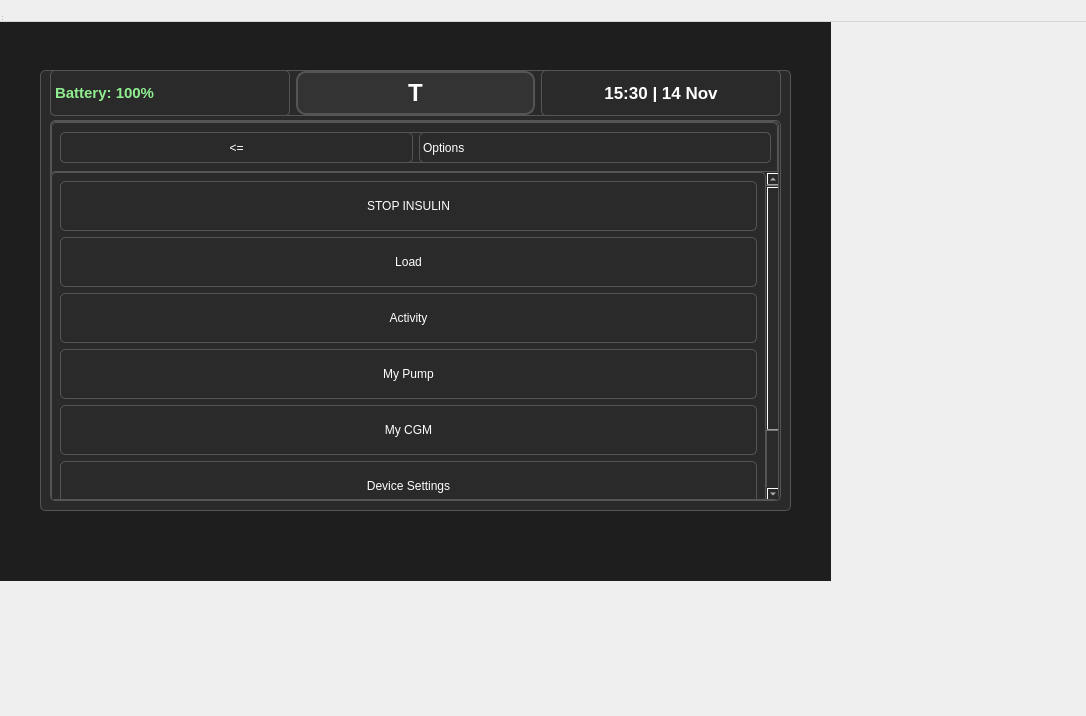
<?xml version="1.0" encoding="UTF-8"?>
<ui version="4.0">
 <class>optionsMenu</class>
 <widget class="QWidget" name="optionsMenu">
  <property name="geometry">
   <rect>
    <x>0</x>
    <y>0</y>
    <width>1086</width>
    <height>716</height>
   </rect>
  </property>
  <property name="windowTitle">
   <string>Insulin Pump Simulator</string>
  </property>
  <widget class="QWidget" name="centralwidget" native="true">
   <property name="geometry">
    <rect>
     <x>0</x>
     <y>0</y>
     <width>831</width>
     <height>581</height>
    </rect>
   </property>
   <property name="styleSheet">
    <string notr="true">background-color: #1E1E1E; color: white; font-family: 'Segoe UI';</string>
   </property>
   <widget class="QFrame" name="graphFrame">
    <property name="geometry">
     <rect>
      <x>40</x>
      <y>70</y>
      <width>751</width>
      <height>441</height>
     </rect>
    </property>
    <property name="styleSheet">
     <string notr="true">background-color: #2A2A2A; border: 1px solid #555; border-radius: 5px;</string>
    </property>
    <widget class="QWidget" name="layoutWidget">
     <property name="geometry">
      <rect>
       <x>10</x>
       <y>0</y>
       <width>731</width>
       <height>46</height>
      </rect>
     </property>
     <layout class="QHBoxLayout" name="horizontalLayout_topBar_2">
      <item>
       <widget class="QLabel" name="batteryLabel">
        <property name="maximumSize">
         <size>
          <width>16777215</width>
          <height>310</height>
         </size>
        </property>
        <property name="styleSheet">
         <string notr="true">font-weight: bold; font-size: 11pt; color: lightgreen;</string>
        </property>
        <property name="text">
         <string>Battery: 100%</string>
        </property>
        <property name="alignment">
         <set>Qt::AlignLeading|Qt::AlignLeft|Qt::AlignVCenter</set>
        </property>
       </widget>
      </item>
      <item>
       <widget class="QPushButton" name="tandemLogoButton">
        <property name="toolTip">
         <string>Return to Home</string>
        </property>
        <property name="styleSheet">
         <string notr="true">
QPushButton {
    font: bold 18pt;
    background-color: #333;
    color: white;
    border-radius: 10px;
    border: 2px solid #555;
    width: 40px;
    height: 40px;
}
    </string>
        </property>
        <property name="text">
         <string>T</string>
        </property>
       </widget>
      </item>
      <item>
       <widget class="QLabel" name="timeDateLabel">
        <property name="maximumSize">
         <size>
          <width>268</width>
          <height>310</height>
         </size>
        </property>
        <property name="styleSheet">
         <string notr="true">font-weight: bold; font-size: 13pt; color: white;</string>
        </property>
        <property name="text">
         <string>15:30 | 14 Nov</string>
        </property>
        <property name="alignment">
         <set>Qt::AlignCenter</set>
        </property>
       </widget>
      </item>
     </layout>
    </widget>
    <widget class="QWidget" name="verticalLayoutWidget">
     <property name="geometry">
      <rect>
       <x>10</x>
       <y>50</y>
       <width>731</width>
       <height>381</height>
      </rect>
     </property>
     <layout class="QVBoxLayout" name="verticalLayout">
      <item>
       <widget class="QStackedWidget" name="stackedWidget">
        <property name="maximumSize">
         <size>
          <width>729</width>
          <height>379</height>
         </size>
        </property>
        <property name="currentIndex">
         <number>0</number>
        </property>
        <widget class="QWidget" name="mainMenuPage">
         <widget class="QScrollArea" name="scrollArea">
          <property name="geometry">
           <rect>
            <x>-1</x>
            <y>49</y>
            <width>731</width>
            <height>331</height>
           </rect>
          </property>
          <property name="widgetResizable">
           <bool>true</bool>
          </property>
          <widget class="QWidget" name="scrollAreaWidgetContents_2">
           <property name="geometry">
            <rect>
             <x>0</x>
             <y>0</y>
             <width>715</width>
             <height>404</height>
            </rect>
           </property>
           <layout class="QVBoxLayout" name="verticalLayout_2">
            <item>
             <widget class="QPushButton" name="stopInsulinButton">
              <property name="minimumSize">
               <size>
                <width>0</width>
                <height>50</height>
               </size>
              </property>
              <property name="text">
               <string>STOP INSULIN</string>
              </property>
             </widget>
            </item>
            <item>
             <widget class="QPushButton" name="loadButton">
              <property name="minimumSize">
               <size>
                <width>0</width>
                <height>50</height>
               </size>
              </property>
              <property name="text">
               <string>Load</string>
              </property>
             </widget>
            </item>
            <item>
             <widget class="QPushButton" name="activityButton">
              <property name="minimumSize">
               <size>
                <width>0</width>
                <height>50</height>
               </size>
              </property>
              <property name="text">
               <string>Activity</string>
              </property>
             </widget>
            </item>
            <item>
             <widget class="QPushButton" name="myPumpButton">
              <property name="minimumSize">
               <size>
                <width>0</width>
                <height>50</height>
               </size>
              </property>
              <property name="text">
               <string>My Pump</string>
              </property>
             </widget>
            </item>
            <item>
             <widget class="QPushButton" name="myCGMButton">
              <property name="minimumSize">
               <size>
                <width>0</width>
                <height>50</height>
               </size>
              </property>
              <property name="text">
               <string>My CGM</string>
              </property>
             </widget>
            </item>
            <item>
             <widget class="QPushButton" name="deviceSettingsButton">
              <property name="minimumSize">
               <size>
                <width>0</width>
                <height>50</height>
               </size>
              </property>
              <property name="text">
               <string>Device Settings</string>
              </property>
             </widget>
            </item>
            <item>
             <widget class="QPushButton" name="historyButton">
              <property name="minimumSize">
               <size>
                <width>0</width>
                <height>50</height>
               </size>
              </property>
              <property name="text">
               <string>History</string>
              </property>
             </widget>
            </item>
           </layout>
          </widget>
         </widget>
         <widget class="QWidget" name="horizontalLayoutWidget">
          <property name="geometry">
           <rect>
            <x>9</x>
            <y>10</y>
            <width>711</width>
            <height>31</height>
           </rect>
          </property>
          <layout class="QHBoxLayout" name="horizontalLayout">
           <item>
            <widget class="QPushButton" name="backButton">
             <property name="sizePolicy">
              <sizepolicy hsizetype="Minimum" vsizetype="Preferred">
               <horstretch>0</horstretch>
               <verstretch>0</verstretch>
              </sizepolicy>
             </property>
             <property name="text">
              <string>&lt;=</string>
             </property>
            </widget>
           </item>
           <item>
            <widget class="QLabel" name="optionsLabel">
             <property name="text">
              <string>Options</string>
             </property>
            </widget>
           </item>
          </layout>
         </widget>
        </widget>
        <widget class="QWidget" name="myPumpPage">
         <widget class="QWidget" name="horizontalLayoutWidget_2">
          <property name="geometry">
           <rect>
            <x>10</x>
            <y>10</y>
            <width>711</width>
            <height>31</height>
           </rect>
          </property>
          <layout class="QHBoxLayout" name="horizontalLayout_7">
           <item>
            <widget class="QPushButton" name="backButton_5">
             <property name="sizePolicy">
              <sizepolicy hsizetype="Minimum" vsizetype="Preferred">
               <horstretch>0</horstretch>
               <verstretch>0</verstretch>
              </sizepolicy>
             </property>
             <property name="text">
              <string>&lt;=</string>
             </property>
            </widget>
           </item>
           <item>
            <widget class="QLabel" name="myPumpLabel">
             <property name="text">
              <string>My Pump</string>
             </property>
            </widget>
           </item>
          </layout>
         </widget>
         <widget class="QWidget" name="verticalLayoutWidget_2">
          <property name="geometry">
           <rect>
            <x>10</x>
            <y>50</y>
            <width>711</width>
            <height>328</height>
           </rect>
          </property>
          <layout class="QVBoxLayout" name="verticalLayout_4">
           <item>
            <widget class="QPushButton" name="personalProfilesButton">
             <property name="minimumSize">
              <size>
               <width>0</width>
               <height>75</height>
              </size>
             </property>
             <property name="text">
              <string>Personal Profiles</string>
             </property>
            </widget>
           </item>
           <item>
            <widget class="QPushButton" name="pushButton_4">
             <property name="minimumSize">
              <size>
               <width>0</width>
               <height>75</height>
              </size>
             </property>
             <property name="text">
              <string>Control-IQ</string>
             </property>
            </widget>
           </item>
           <item>
            <widget class="QPushButton" name="pushButton_3">
             <property name="minimumSize">
              <size>
               <width>0</width>
               <height>75</height>
              </size>
             </property>
             <property name="text">
              <string>Alerts and Reminders</string>
             </property>
            </widget>
           </item>
           <item>
            <widget class="QPushButton" name="pushButton">
             <property name="minimumSize">
              <size>
               <width>0</width>
               <height>75</height>
              </size>
             </property>
             <property name="text">
              <string>Pump Info</string>
             </property>
            </widget>
           </item>
          </layout>
         </widget>
        </widget>
        <widget class="QWidget" name="personalProfilesPage">
         <widget class="QWidget" name="horizontalLayoutWidget_3">
          <property name="geometry">
           <rect>
            <x>10</x>
            <y>10</y>
            <width>711</width>
            <height>31</height>
           </rect>
          </property>
          <layout class="QHBoxLayout" name="horizontalLayout_8">
           <item>
            <widget class="QPushButton" name="backButton_6">
             <property name="sizePolicy">
              <sizepolicy hsizetype="Minimum" vsizetype="Preferred">
               <horstretch>0</horstretch>
               <verstretch>0</verstretch>
              </sizepolicy>
             </property>
             <property name="text">
              <string>&lt;=</string>
             </property>
            </widget>
           </item>
           <item>
            <widget class="QLabel" name="personalProfilesLabel">
             <property name="text">
              <string>Personal Profiles</string>
             </property>
            </widget>
           </item>
           <item>
            <widget class="QPushButton" name="addProfileButton">
             <property name="sizePolicy">
              <sizepolicy hsizetype="Minimum" vsizetype="Preferred">
               <horstretch>0</horstretch>
               <verstretch>0</verstretch>
              </sizepolicy>
             </property>
             <property name="text">
              <string>+</string>
             </property>
            </widget>
           </item>
          </layout>
         </widget>
         <widget class="QScrollArea" name="scrollArea_2">
          <property name="geometry">
           <rect>
            <x>10</x>
            <y>50</y>
            <width>711</width>
            <height>321</height>
           </rect>
          </property>
          <property name="widgetResizable">
           <bool>true</bool>
          </property>
          <widget class="QWidget" name="scrollAreaWidgetContents_4">
           <property name="geometry">
            <rect>
             <x>0</x>
             <y>0</y>
             <width>709</width>
             <height>319</height>
            </rect>
           </property>
           <widget class="QListWidget" name="listWidget">
            <property name="geometry">
             <rect>
              <x>10</x>
              <y>10</y>
              <width>691</width>
              <height>301</height>
             </rect>
            </property>
           </widget>
          </widget>
         </widget>
        </widget>
        <widget class="QWidget" name="createProfilePage">
         <widget class="QWidget" name="horizontalLayoutWidget_4">
          <property name="geometry">
           <rect>
            <x>10</x>
            <y>10</y>
            <width>711</width>
            <height>31</height>
           </rect>
          </property>
          <layout class="QHBoxLayout" name="horizontalLayout_9">
           <item>
            <widget class="QPushButton" name="backButton_7">
             <property name="sizePolicy">
              <sizepolicy hsizetype="Minimum" vsizetype="Preferred">
               <horstretch>0</horstretch>
               <verstretch>0</verstretch>
              </sizepolicy>
             </property>
             <property name="minimumSize">
              <size>
               <width>150</width>
               <height>0</height>
              </size>
             </property>
             <property name="text">
              <string>&lt;=</string>
             </property>
            </widget>
           </item>
           <item>
            <widget class="QLineEdit" name="profileNameEdit"/>
           </item>
           <item>
            <widget class="QPushButton" name="checkButton">
             <property name="sizePolicy">
              <sizepolicy hsizetype="Minimum" vsizetype="Preferred">
               <horstretch>0</horstretch>
               <verstretch>0</verstretch>
              </sizepolicy>
             </property>
             <property name="minimumSize">
              <size>
               <width>150</width>
               <height>0</height>
              </size>
             </property>
             <property name="text">
              <string>Check</string>
             </property>
            </widget>
           </item>
          </layout>
         </widget>
         <widget class="QWidget" name="horizontalLayoutWidget_5">
          <property name="geometry">
           <rect>
            <x>290</x>
            <y>50</y>
            <width>160</width>
            <height>21</height>
           </rect>
          </property>
          <layout class="QHBoxLayout" name="horizontalLayout_2">
           <item>
            <widget class="QLabel" name="profileNameLabel">
             <property name="text">
              <string>Profile Name</string>
             </property>
            </widget>
           </item>
          </layout>
         </widget>
         <widget class="QWidget" name="gridLayoutWidget">
          <property name="geometry">
           <rect>
            <x>10</x>
            <y>80</y>
            <width>711</width>
            <height>291</height>
           </rect>
          </property>
          <layout class="QGridLayout" name="gridLayout">
           <item row="3" column="4">
            <widget class="QPushButton" name="bButton">
             <property name="sizePolicy">
              <sizepolicy hsizetype="Minimum" vsizetype="Minimum">
               <horstretch>0</horstretch>
               <verstretch>0</verstretch>
              </sizepolicy>
             </property>
             <property name="minimumSize">
              <size>
               <width>11</width>
               <height>0</height>
              </size>
             </property>
             <property name="text">
              <string>B</string>
             </property>
            </widget>
           </item>
           <item row="2" column="8">
            <widget class="QPushButton" name="lButton">
             <property name="sizePolicy">
              <sizepolicy hsizetype="Minimum" vsizetype="Minimum">
               <horstretch>0</horstretch>
               <verstretch>0</verstretch>
              </sizepolicy>
             </property>
             <property name="minimumSize">
              <size>
               <width>11</width>
               <height>0</height>
              </size>
             </property>
             <property name="text">
              <string>L</string>
             </property>
            </widget>
           </item>
           <item row="2" column="4">
            <widget class="QPushButton" name="gButton">
             <property name="sizePolicy">
              <sizepolicy hsizetype="Minimum" vsizetype="Minimum">
               <horstretch>0</horstretch>
               <verstretch>0</verstretch>
              </sizepolicy>
             </property>
             <property name="minimumSize">
              <size>
               <width>13</width>
               <height>0</height>
              </size>
             </property>
             <property name="text">
              <string>G</string>
             </property>
            </widget>
           </item>
           <item row="2" column="0">
            <widget class="QPushButton" name="aButton">
             <property name="sizePolicy">
              <sizepolicy hsizetype="Minimum" vsizetype="Minimum">
               <horstretch>0</horstretch>
               <verstretch>0</verstretch>
              </sizepolicy>
             </property>
             <property name="minimumSize">
              <size>
               <width>11</width>
               <height>0</height>
              </size>
             </property>
             <property name="text">
              <string>A</string>
             </property>
            </widget>
           </item>
           <item row="0" column="5">
            <widget class="QPushButton" name="sixButton">
             <property name="sizePolicy">
              <sizepolicy hsizetype="Minimum" vsizetype="Minimum">
               <horstretch>0</horstretch>
               <verstretch>0</verstretch>
              </sizepolicy>
             </property>
             <property name="minimumSize">
              <size>
               <width>11</width>
               <height>0</height>
              </size>
             </property>
             <property name="text">
              <string>6</string>
             </property>
            </widget>
           </item>
           <item row="2" column="3">
            <widget class="QPushButton" name="fButton">
             <property name="sizePolicy">
              <sizepolicy hsizetype="Minimum" vsizetype="Minimum">
               <horstretch>0</horstretch>
               <verstretch>0</verstretch>
              </sizepolicy>
             </property>
             <property name="minimumSize">
              <size>
               <width>10</width>
               <height>0</height>
              </size>
             </property>
             <property name="text">
              <string>F</string>
             </property>
            </widget>
           </item>
           <item row="0" column="1">
            <widget class="QPushButton" name="twoButton">
             <property name="sizePolicy">
              <sizepolicy hsizetype="Minimum" vsizetype="Minimum">
               <horstretch>0</horstretch>
               <verstretch>0</verstretch>
              </sizepolicy>
             </property>
             <property name="minimumSize">
              <size>
               <width>11</width>
               <height>0</height>
              </size>
             </property>
             <property name="text">
              <string>2</string>
             </property>
            </widget>
           </item>
           <item row="3" column="2">
            <widget class="QPushButton" name="cButton">
             <property name="sizePolicy">
              <sizepolicy hsizetype="Minimum" vsizetype="Minimum">
               <horstretch>0</horstretch>
               <verstretch>0</verstretch>
              </sizepolicy>
             </property>
             <property name="minimumSize">
              <size>
               <width>12</width>
               <height>0</height>
              </size>
             </property>
             <property name="text">
              <string>C</string>
             </property>
            </widget>
           </item>
           <item row="0" column="8">
            <widget class="QPushButton" name="nineButton">
             <property name="sizePolicy">
              <sizepolicy hsizetype="Minimum" vsizetype="Minimum">
               <horstretch>0</horstretch>
               <verstretch>0</verstretch>
              </sizepolicy>
             </property>
             <property name="minimumSize">
              <size>
               <width>11</width>
               <height>0</height>
              </size>
             </property>
             <property name="text">
              <string>9</string>
             </property>
            </widget>
           </item>
           <item row="0" column="7">
            <widget class="QPushButton" name="eightButton">
             <property name="sizePolicy">
              <sizepolicy hsizetype="Minimum" vsizetype="Minimum">
               <horstretch>0</horstretch>
               <verstretch>0</verstretch>
              </sizepolicy>
             </property>
             <property name="minimumSize">
              <size>
               <width>11</width>
               <height>0</height>
              </size>
             </property>
             <property name="text">
              <string>8</string>
             </property>
            </widget>
           </item>
           <item row="0" column="6">
            <widget class="QPushButton" name="sevenButton">
             <property name="sizePolicy">
              <sizepolicy hsizetype="Minimum" vsizetype="Minimum">
               <horstretch>0</horstretch>
               <verstretch>0</verstretch>
              </sizepolicy>
             </property>
             <property name="minimumSize">
              <size>
               <width>11</width>
               <height>0</height>
              </size>
             </property>
             <property name="text">
              <string>7</string>
             </property>
            </widget>
           </item>
           <item row="2" column="7">
            <widget class="QPushButton" name="kButton">
             <property name="sizePolicy">
              <sizepolicy hsizetype="Minimum" vsizetype="Minimum">
               <horstretch>0</horstretch>
               <verstretch>0</verstretch>
              </sizepolicy>
             </property>
             <property name="minimumSize">
              <size>
               <width>11</width>
               <height>0</height>
              </size>
             </property>
             <property name="text">
              <string>K</string>
             </property>
            </widget>
           </item>
           <item row="0" column="9">
            <widget class="QPushButton" name="tenButton">
             <property name="sizePolicy">
              <sizepolicy hsizetype="Minimum" vsizetype="Minimum">
               <horstretch>0</horstretch>
               <verstretch>0</verstretch>
              </sizepolicy>
             </property>
             <property name="minimumSize">
              <size>
               <width>19</width>
               <height>0</height>
              </size>
             </property>
             <property name="text">
              <string>10</string>
             </property>
            </widget>
           </item>
           <item row="0" column="0">
            <widget class="QPushButton" name="oneButton">
             <property name="sizePolicy">
              <sizepolicy hsizetype="Minimum" vsizetype="Minimum">
               <horstretch>0</horstretch>
               <verstretch>0</verstretch>
              </sizepolicy>
             </property>
             <property name="minimumSize">
              <size>
               <width>11</width>
               <height>0</height>
              </size>
             </property>
             <property name="text">
              <string>1</string>
             </property>
            </widget>
           </item>
           <item row="0" column="2">
            <widget class="QPushButton" name="threeButton">
             <property name="sizePolicy">
              <sizepolicy hsizetype="Minimum" vsizetype="Minimum">
               <horstretch>0</horstretch>
               <verstretch>0</verstretch>
              </sizepolicy>
             </property>
             <property name="minimumSize">
              <size>
               <width>11</width>
               <height>0</height>
              </size>
             </property>
             <property name="text">
              <string>3</string>
             </property>
            </widget>
           </item>
           <item row="3" column="1">
            <widget class="QPushButton" name="xButton">
             <property name="sizePolicy">
              <sizepolicy hsizetype="Minimum" vsizetype="Minimum">
               <horstretch>0</horstretch>
               <verstretch>0</verstretch>
              </sizepolicy>
             </property>
             <property name="minimumSize">
              <size>
               <width>11</width>
               <height>0</height>
              </size>
             </property>
             <property name="text">
              <string>X</string>
             </property>
            </widget>
           </item>
           <item row="3" column="5">
            <widget class="QPushButton" name="nButton">
             <property name="sizePolicy">
              <sizepolicy hsizetype="Minimum" vsizetype="Minimum">
               <horstretch>0</horstretch>
               <verstretch>0</verstretch>
              </sizepolicy>
             </property>
             <property name="minimumSize">
              <size>
               <width>12</width>
               <height>0</height>
              </size>
             </property>
             <property name="text">
              <string>N</string>
             </property>
            </widget>
           </item>
           <item row="0" column="4">
            <widget class="QPushButton" name="fiveButton">
             <property name="sizePolicy">
              <sizepolicy hsizetype="Minimum" vsizetype="Minimum">
               <horstretch>0</horstretch>
               <verstretch>0</verstretch>
              </sizepolicy>
             </property>
             <property name="minimumSize">
              <size>
               <width>11</width>
               <height>0</height>
              </size>
             </property>
             <property name="text">
              <string>5</string>
             </property>
            </widget>
           </item>
           <item row="3" column="0">
            <widget class="QPushButton" name="zButton">
             <property name="sizePolicy">
              <sizepolicy hsizetype="Minimum" vsizetype="Minimum">
               <horstretch>0</horstretch>
               <verstretch>0</verstretch>
              </sizepolicy>
             </property>
             <property name="minimumSize">
              <size>
               <width>13</width>
               <height>0</height>
              </size>
             </property>
             <property name="maximumSize">
              <size>
               <width>709</width>
               <height>16777215</height>
              </size>
             </property>
             <property name="text">
              <string>Z</string>
             </property>
            </widget>
           </item>
           <item row="3" column="6">
            <widget class="QPushButton" name="mButton">
             <property name="sizePolicy">
              <sizepolicy hsizetype="Minimum" vsizetype="Minimum">
               <horstretch>0</horstretch>
               <verstretch>0</verstretch>
              </sizepolicy>
             </property>
             <property name="minimumSize">
              <size>
               <width>14</width>
               <height>0</height>
              </size>
             </property>
             <property name="maximumSize">
              <size>
               <width>709</width>
               <height>16777215</height>
              </size>
             </property>
             <property name="text">
              <string>M</string>
             </property>
            </widget>
           </item>
           <item row="2" column="6">
            <widget class="QPushButton" name="jButton">
             <property name="sizePolicy">
              <sizepolicy hsizetype="Minimum" vsizetype="Minimum">
               <horstretch>0</horstretch>
               <verstretch>0</verstretch>
              </sizepolicy>
             </property>
             <property name="minimumSize">
              <size>
               <width>10</width>
               <height>0</height>
              </size>
             </property>
             <property name="text">
              <string>J</string>
             </property>
            </widget>
           </item>
           <item row="0" column="3">
            <widget class="QPushButton" name="fourButton">
             <property name="sizePolicy">
              <sizepolicy hsizetype="Minimum" vsizetype="Minimum">
               <horstretch>0</horstretch>
               <verstretch>0</verstretch>
              </sizepolicy>
             </property>
             <property name="minimumSize">
              <size>
               <width>11</width>
               <height>0</height>
              </size>
             </property>
             <property name="text">
              <string>4</string>
             </property>
            </widget>
           </item>
           <item row="3" column="3">
            <widget class="QPushButton" name="vButton">
             <property name="sizePolicy">
              <sizepolicy hsizetype="Minimum" vsizetype="Minimum">
               <horstretch>0</horstretch>
               <verstretch>0</verstretch>
              </sizepolicy>
             </property>
             <property name="minimumSize">
              <size>
               <width>11</width>
               <height>0</height>
              </size>
             </property>
             <property name="text">
              <string>V</string>
             </property>
            </widget>
           </item>
           <item row="2" column="5">
            <widget class="QPushButton" name="hButton">
             <property name="sizePolicy">
              <sizepolicy hsizetype="Minimum" vsizetype="Minimum">
               <horstretch>0</horstretch>
               <verstretch>0</verstretch>
              </sizepolicy>
             </property>
             <property name="minimumSize">
              <size>
               <width>12</width>
               <height>0</height>
              </size>
             </property>
             <property name="text">
              <string>H</string>
             </property>
            </widget>
           </item>
           <item row="2" column="1">
            <widget class="QPushButton" name="sButton">
             <property name="sizePolicy">
              <sizepolicy hsizetype="Minimum" vsizetype="Minimum">
               <horstretch>0</horstretch>
               <verstretch>0</verstretch>
              </sizepolicy>
             </property>
             <property name="minimumSize">
              <size>
               <width>11</width>
               <height>0</height>
              </size>
             </property>
             <property name="text">
              <string>S</string>
             </property>
            </widget>
           </item>
           <item row="2" column="2">
            <widget class="QPushButton" name="dButton">
             <property name="sizePolicy">
              <sizepolicy hsizetype="Minimum" vsizetype="Minimum">
               <horstretch>0</horstretch>
               <verstretch>0</verstretch>
              </sizepolicy>
             </property>
             <property name="minimumSize">
              <size>
               <width>12</width>
               <height>0</height>
              </size>
             </property>
             <property name="text">
              <string>D</string>
             </property>
            </widget>
           </item>
           <item row="1" column="0">
            <widget class="QPushButton" name="qButton">
             <property name="sizePolicy">
              <sizepolicy hsizetype="Minimum" vsizetype="Minimum">
               <horstretch>0</horstretch>
               <verstretch>0</verstretch>
              </sizepolicy>
             </property>
             <property name="minimumSize">
              <size>
               <width>13</width>
               <height>0</height>
              </size>
             </property>
             <property name="text">
              <string>Q</string>
             </property>
            </widget>
           </item>
           <item row="1" column="1">
            <widget class="QPushButton" name="wButton">
             <property name="sizePolicy">
              <sizepolicy hsizetype="Minimum" vsizetype="Minimum">
               <horstretch>0</horstretch>
               <verstretch>0</verstretch>
              </sizepolicy>
             </property>
             <property name="minimumSize">
              <size>
               <width>15</width>
               <height>0</height>
              </size>
             </property>
             <property name="text">
              <string>W</string>
             </property>
            </widget>
           </item>
           <item row="1" column="2">
            <widget class="QPushButton" name="eButton">
             <property name="sizePolicy">
              <sizepolicy hsizetype="Minimum" vsizetype="Minimum">
               <horstretch>0</horstretch>
               <verstretch>0</verstretch>
              </sizepolicy>
             </property>
             <property name="minimumSize">
              <size>
               <width>11</width>
               <height>0</height>
              </size>
             </property>
             <property name="text">
              <string>E</string>
             </property>
            </widget>
           </item>
           <item row="1" column="3">
            <widget class="QPushButton" name="rButton">
             <property name="sizePolicy">
              <sizepolicy hsizetype="Minimum" vsizetype="Minimum">
               <horstretch>0</horstretch>
               <verstretch>0</verstretch>
              </sizepolicy>
             </property>
             <property name="minimumSize">
              <size>
               <width>12</width>
               <height>0</height>
              </size>
             </property>
             <property name="text">
              <string>R</string>
             </property>
            </widget>
           </item>
           <item row="1" column="4">
            <widget class="QPushButton" name="tButton">
             <property name="sizePolicy">
              <sizepolicy hsizetype="Minimum" vsizetype="Minimum">
               <horstretch>0</horstretch>
               <verstretch>0</verstretch>
              </sizepolicy>
             </property>
             <property name="minimumSize">
              <size>
               <width>10</width>
               <height>0</height>
              </size>
             </property>
             <property name="text">
              <string>T</string>
             </property>
            </widget>
           </item>
           <item row="1" column="5">
            <widget class="QPushButton" name="yButton">
             <property name="sizePolicy">
              <sizepolicy hsizetype="Minimum" vsizetype="Minimum">
               <horstretch>0</horstretch>
               <verstretch>0</verstretch>
              </sizepolicy>
             </property>
             <property name="minimumSize">
              <size>
               <width>10</width>
               <height>0</height>
              </size>
             </property>
             <property name="text">
              <string>Y</string>
             </property>
            </widget>
           </item>
           <item row="1" column="6">
            <widget class="QPushButton" name="uButton">
             <property name="sizePolicy">
              <sizepolicy hsizetype="Minimum" vsizetype="Minimum">
               <horstretch>0</horstretch>
               <verstretch>0</verstretch>
              </sizepolicy>
             </property>
             <property name="minimumSize">
              <size>
               <width>12</width>
               <height>0</height>
              </size>
             </property>
             <property name="text">
              <string>U</string>
             </property>
            </widget>
           </item>
           <item row="1" column="7">
            <widget class="QPushButton" name="iButton">
             <property name="sizePolicy">
              <sizepolicy hsizetype="Minimum" vsizetype="Minimum">
               <horstretch>0</horstretch>
               <verstretch>0</verstretch>
              </sizepolicy>
             </property>
             <property name="minimumSize">
              <size>
               <width>10</width>
               <height>0</height>
              </size>
             </property>
             <property name="text">
              <string>I</string>
             </property>
            </widget>
           </item>
           <item row="1" column="8">
            <widget class="QPushButton" name="oButton">
             <property name="sizePolicy">
              <sizepolicy hsizetype="Minimum" vsizetype="Minimum">
               <horstretch>0</horstretch>
               <verstretch>0</verstretch>
              </sizepolicy>
             </property>
             <property name="minimumSize">
              <size>
               <width>13</width>
               <height>0</height>
              </size>
             </property>
             <property name="text">
              <string>O</string>
             </property>
            </widget>
           </item>
           <item row="1" column="9">
            <widget class="QPushButton" name="pButton">
             <property name="sizePolicy">
              <sizepolicy hsizetype="Minimum" vsizetype="Minimum">
               <horstretch>0</horstretch>
               <verstretch>0</verstretch>
              </sizepolicy>
             </property>
             <property name="minimumSize">
              <size>
               <width>10</width>
               <height>0</height>
              </size>
             </property>
             <property name="text">
              <string>P</string>
             </property>
            </widget>
           </item>
           <item row="3" column="9">
            <widget class="QPushButton" name="deleteButton">
             <property name="sizePolicy">
              <sizepolicy hsizetype="Minimum" vsizetype="Minimum">
               <horstretch>0</horstretch>
               <verstretch>0</verstretch>
              </sizepolicy>
             </property>
             <property name="minimumSize">
              <size>
               <width>52</width>
               <height>0</height>
              </size>
             </property>
             <property name="maximumSize">
              <size>
               <width>709</width>
               <height>16777215</height>
              </size>
             </property>
             <property name="text">
              <string>DELETE</string>
             </property>
            </widget>
           </item>
           <item row="3" column="8">
            <widget class="QPushButton" name="spaceButton">
             <property name="sizePolicy">
              <sizepolicy hsizetype="Minimum" vsizetype="Minimum">
               <horstretch>0</horstretch>
               <verstretch>0</verstretch>
              </sizepolicy>
             </property>
             <property name="minimumSize">
              <size>
               <width>44</width>
               <height>0</height>
              </size>
             </property>
             <property name="maximumSize">
              <size>
               <width>709</width>
               <height>16777215</height>
              </size>
             </property>
             <property name="text">
              <string>SPACE</string>
             </property>
            </widget>
           </item>
          </layout>
         </widget>
        </widget>
        <widget class="QWidget" name="Page4">
         <layout class="QVBoxLayout" name="verticalLayout_3"/>
        </widget>
       </widget>
      </item>
     </layout>
    </widget>
   </widget>
  </widget>
  <widget class="QMenuBar" name="menubar">
   <property name="geometry">
    <rect>
     <x>0</x>
     <y>0</y>
     <width>1086</width>
     <height>22</height>
    </rect>
   </property>
  </widget>
  <widget class="QStatusBar" name="statusbar">
   <property name="geometry">
    <rect>
     <x>0</x>
     <y>0</y>
     <width>3</width>
     <height>22</height>
    </rect>
   </property>
  </widget>
 </widget>
 <resources/>
 <connections/>
</ui>
